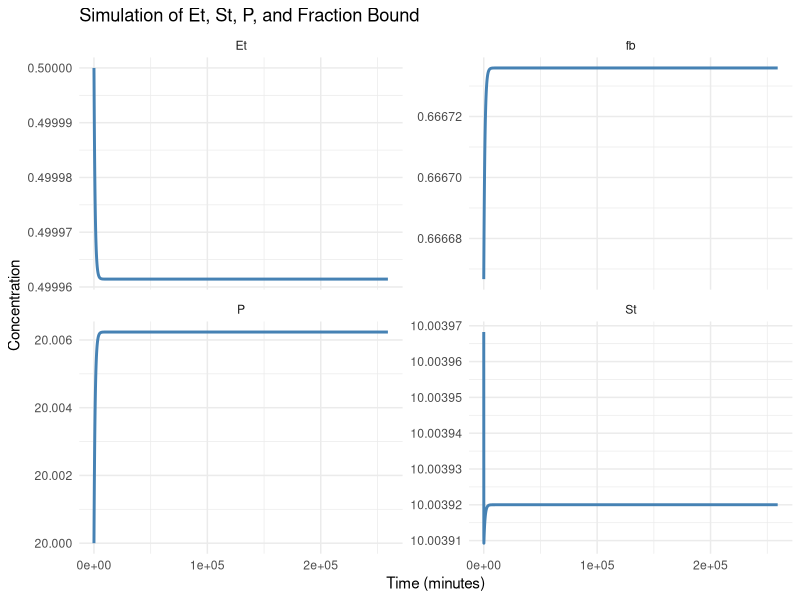

Here is the R script that generated this plot:
# Load packages
rm(list=ls())

library(tidyverse)
library(deSolve)
library(ggpubr)

# Specify deSolve Model
model <- function(time, inits, theta) {
  with(as.list(c(inits, theta)), {
    
    # Enzyme-substrate complex with Fixaprob and Blocextra as competitive inhibitors
    ES = Et * St / ((Km * (1 + (Ifixaprob / Kie_fixaprob) + (Iblocextra / Kie_blocextra))) + St)
    
    # Free enzyme
    E = Et - ES
    
    # Free substrate
    S = St - ES
    
    # Fraction bound
    fb = P / (Kd + P)
    
    # Product-receptor complex
    PR = Et * P / (Kd + P)
    
    # Feedback term
    feedback = (PR_ss / PR)^n
    
    # Differential equations
    dEt = (Prode * feedback) - Kdege * E
    dSt = Prods - Kdegs * S - Kcat * ES
    dP = Kcat * ES - Kdegp * P
    
    # Return list of derivatives
    list(c(dEt, dSt, dP))
  })
}
# Known constants
Km = 1.25 * 1000  # pM
Kcat = 4  # /sec
Kdege = 1  # /sec
Kdegs = 0.1  # /sec (the substrate can only be eliminated by converting into product)
Kd = 10  # pM

# Concentrations measured at steady state
Pss = 20  # pmol/L
Sss = 10  # pmol/L
Etot_ss = 0.5  # pmol/L

# Calculated concentrations at SS

# Enzyme substrate complex at steady-state
ES_ss = Etot_ss * Sss / (Km + Sss)

# Free enzyme at steady state
E_ss = Etot_ss - ES_ss

# Calculated production and elimination rates
Prode = Kdege * E_ss  # Must equal free-enzyme elimination rate
Prods = Kdegs * Sss + Kcat * ES_ss  # Must equal free enzyme elimination rate + product formation rate
Kdegp = Kcat * ES_ss / Pss  # Calculate from steady-state condition for Product

fbss = Pss / (Pss + Kd)

PR_ss = (Etot_ss * Pss) / (Kd + Pss)

# Initial conditions
inits = c(Et = Etot_ss,
          St = Sss + ES_ss,
          P = Pss)

# Parameters (theta)
theta <- c(
  Km = Km,
  Kcat = Kcat,
  Kdege = Kdege,
  Kdegs = Kdegs,
  Prode = Prode,
  Prods = Prods,
  Kdegp = Kdegp,
  Kie_fixaprob = 10,  # pM (Fixaprob binding affinity)
  Kie_blocextra = 1,  # pM (Blocextra binding affinity)
  Ifixaprob = 0,       # Initial Fixaprob concentration
  Iblocextra = 0,      # Initial Blocextra concentration
  Pss = Pss,
  n = 3,               # Feedback exponent
  Kd = Kd
)

# Simulation time (3 days in seconds)
tlast = 60 * 60 * 24 * 3  # 3 days in seconds
times <- seq(0, tlast, 60)  # Every 60 seconds

# Simulate the model
X <- data.frame(ode(inits, times, model, theta))

# Calculate fraction bound (use time column from X)
X <- X %>%
  mutate(fb = P / (Kd + P))  # Use Kd from theta

# Convert data to long format for ggplot
X_long <- X %>%
  pivot_longer(cols = c(Et, St, P, fb), 
               names_to = "Variable", 
               values_to = "Value")

# Plot with facet_wrap
ggplot(X_long, aes(x = time, y = Value)) +
  geom_line(color = "steelblue", size = 1) +
  facet_wrap(~ Variable, scales = "free_y") +
  labs(x = "Time (minutes)", y = "Concentration", title = "Simulation of Et, St, P, and Fraction Bound") +
  theme_minimal()



#=============================PART C==================================
